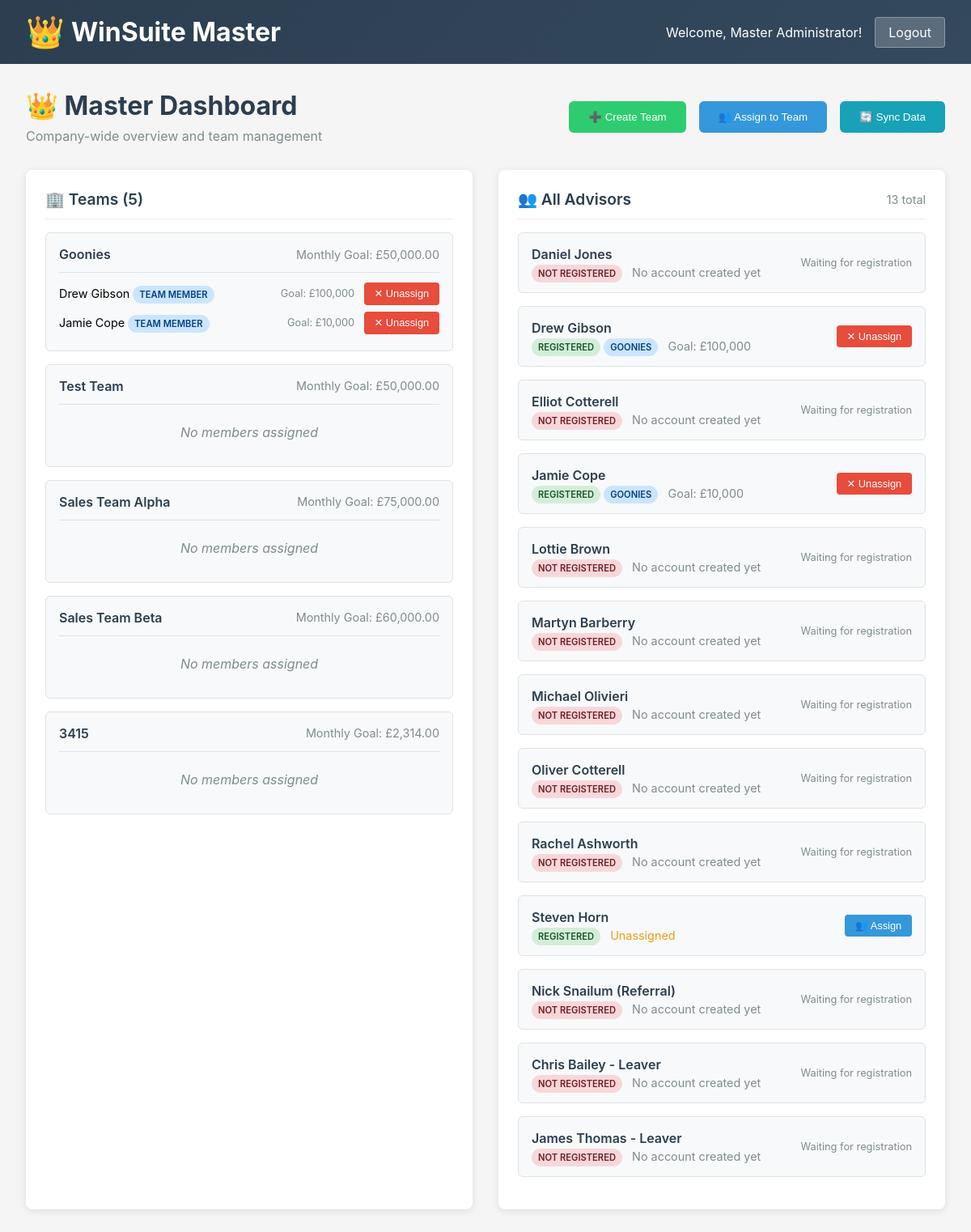
The page /master (signed in) on the database its author committed.
### app.py (models this page shows)
class Team(db.Model):
    __tablename__ = 'teams'
    id = db.Column(db.Integer, primary_key=True)
    name = db.Column(db.String(100), nullable=False)
    monthly_goal = db.Column(db.Float, default=0.0)
    created_by = db.Column(db.Integer, db.ForeignKey('advisors.id'), nullable=False)
    created_at = db.Column(db.DateTime, default=datetime.utcnow)
    creator = db.relationship('Advisor', foreign_keys=[created_by], post_update=True)

class Advisor(db.Model):
    __tablename__ = 'advisors'
    id = db.Column(db.Integer, primary_key=True)
    full_name = db.Column(db.String(100), nullable=False)
    username = db.Column(db.String(50), unique=True, nullable=False)
    email = db.Column(db.String(100), unique=True, nullable=False)
    password_hash = db.Column(db.String(255), nullable=False)
    is_master = db.Column(db.Boolean, default=False)
    team_id = db.Column(db.Integer, db.ForeignKey('teams.id'), nullable=True)
    yearly_goal = db.Column(db.Float, default=0.0)
    created_at = db.Column(db.DateTime, default=datetime.utcnow)
    team = db.relationship('Team', foreign_keys=[team_id], backref='members')
    submissions = db.relationship('Submission', backref='advisor')
    paid_cases = db.relationship('PaidCase', backref='advisor')

### app.py (the view)
@app.route('/master')
@master_required
def master_dashboard():
    user = db.session.get(Advisor, session['user_id'])
    if not user:
        session.clear()
        return redirect(url_for('login'))
    teams = Team.query.all()
    advisors = Advisor.query.filter_by(is_master=False).all()
    all_advisor_names = get_available_advisors()
    recent_syncs = SyncLog.query.order_by(SyncLog.sync_time.desc()).limit(10).all()
    return render_template('master.html',
                         user=user,
                         teams=teams,
                         advisors=advisors,
                         all_advisor_names=all_advisor_names,
                         recent_syncs=recent_syncs)

### app.py (called while the page is built)
@app.after_request
def add_no_cache_headers(resp):
    if request.path.startswith('/api/'):
        resp.headers['Cache-Control'] = 'no-store, no-cache, must-revalidate, max-age=0'
        resp.headers['Pragma'] = 'no-cache'
        resp.headers['Expires'] = '0'
    return resp

def master_required(f):
    @wraps(f)
    def decorated_function(*args, **kwargs):
        if 'user_id' not in session:
            return redirect(url_for('login'))
        user = db.session.get(Advisor, session['user_id'])
        if not user:
            session.clear()
            return redirect(url_for('login'))
        if not user.is_master:
            return jsonify({'error': 'Master access required'}), 403
        return f(*args, **kwargs)
    return decorated_function

def get_available_advisors():
    return [
        'Daniel Jones', 'Drew Gibson', 'Elliot Cotterell',
        'Jamie Cope', 'Lottie Brown', 'Martyn Barberry', 'Michael Olivieri',
        'Oliver Cotterell', 'Rachel Ashworth', 'Steven Horn', 'Nick Snailum (Referral)',
        'Chris Bailey - Leaver', 'James Thomas - Leaver'
    ]

### templates/master.html (shortened to what this page needs)
<!DOCTYPE html>
<html lang="en">
<head>
</head>
<body>
    <div class="header">
        <h1>WinSuite Master</h1>
        <div class="user-info">
            <span>Welcome, Master Administrator!</span>
            <a href="/logout" class="logout-btn">Logout</a>
        </div>
    </div>
    <div class="main-content">
        <div class="dashboard-header">
            <div>
                <h2 class="dashboard-title">👑 Master Dashboard</h2>
                <p style="color: #7f8c8d; margin-top: 0.5rem;">Company-wide overview and team management</p>
            </div>
            <div class="action-buttons">
                <button class="action-btn btn-primary" onclick="openCreateTeamModal()">
                    ➕ Create Team
                </button>
                <button class="action-btn btn-secondary" onclick="openAssignModal()">
                    👥 Assign to Team
                </button>
                <button class="action-btn btn-info" onclick="syncData()">
                    🔄 Sync Data
                </button>
            </div>
        </div>
        <div class="content-grid">
            <div class="section-card">
                <div class="section-header">
                    <h3 class="section-title">🏢 Teams ({{ teams|length }})</h3>
                </div>
                {% for team in teams %}
                <div class="team-card">
                    <div class="team-header">
                        <span class="team-name">{{ team.name }}</span>
                        <span style="color: #7f8c8d; font-size: 0.9rem;">
                            Monthly Goal: £{{ "{:,.2f}".format(team.monthly_goal) }}
                        </span>
                    </div>
                    <div class="team-members">
                        {% for member in team.members %}
                        <div class="member-item">
                            <span>
                                {{ member.full_name }}
                                <span class="status-badge status-assigned">Team Member</span>
                            </span>
                            <div>
                                <span style="color: #7f8c8d; font-size: 0.8rem; margin-right: 0.5rem;">
                                    Goal: £{{ "{:,.0f}".format(member.yearly_goal) }}
                                </span>
                                <button class="btn-sm btn-unassign" onclick="unassignFromTeam({{ member.id }}, '{{ member.full_name }}')">
                                    ✕ Unassign
                                </button>
                            </div>
                        </div>
                        {% endfor %}
                        {% if team.members|length == 0 %}
                        <div style="color: #7f8c8d; font-style: italic; text-align: center; padding: 1rem;">
                            No members assigned
                        </div>
                        {% endif %}
                    </div>
                </div>
                {% endfor %}
            </div>
            <div class="section-card">
                <div class="section-header">
                    <h3 class="section-title">👥 All Advisors</h3>
                    <span style="color: #7f8c8d; font-size: 0.9rem;">
                        {{ all_advisor_names|length }} total
                    </span>
                </div>
                {% for advisor_name in all_advisor_names %}
                {% set registered_advisor = advisors|selectattr('full_name', 'equalto', advisor_name)|first %}
                <div class="advisor-card">
                    <div class="advisor-info">
                        <div class="advisor-name">{{ advisor_name }}</div>
                        <div class="advisor-details">
                            {% if registered_advisor %}
                                <span class="status-badge status-registered">Registered</span>
                                {% if registered_advisor.team %}
                                    <span class="status-badge status-assigned">{{ registered_advisor.team.name }}</span>
                                    <span style="margin-left: 0.5rem; color: #7f8c8d;">
                                        Goal: £{{ "{:,.0f}".format(registered_advisor.yearly_goal) }}
                                    </span>
                                {% else %}
                                    <span style="color: #f39c12; margin-left: 0.5rem;">Unassigned</span>
                                {% endif %}
                            {% else %}
                                <span class="status-badge status-unregistered">Not Registered</span>
                                <span style="color: #7f8c8d; margin-left: 0.5rem;">
                                    No account created yet
                                </span>
                            {% endif %}
                        </div>
                    </div>
                    <div class="advisor-actions">
                        {% if registered_advisor %}
                            {% if not registered_advisor.team %}
                                <button class="btn-sm btn-assign" onclick="quickAssign({{ registered_advisor.id }}, '{{ registered_advisor.full_name }}')">
                                    👥 Assign
                                </button>
                            {% else %}
                                <button class="btn-sm btn-unassign" onclick="unassignFromTeam({{ registered_advisor.id }}, '{{ registered_advisor.full_name }}')">
                                    ✕ Unassign
                                </button>
                            {% endif %}
                        {% else %}
                            <span style="color: #7f8c8d; font-size: 0.8rem;">
                                Waiting for registration
                            </span>
                        {% endif %}
                    </div>
                </div>
                {% endfor %}
            </div>
        </div>
    </div>
</body>
</html>

### templates/master.html (style rules this page uses)
* { margin: 0; padding: 0; box-sizing: border-box; }
body { font-family: -apple-system, BlinkMacSystemFont, 'Segoe UI', Roboto, sans-serif; background-color: #f5f5f5; }
.header { background: linear-gradient(135deg, #2c3e50, #34495e); color: white; padding: 1rem 2rem; display: flex; justify-content: space-between; align-items: center; }
.header h1 { display: flex; align-items: center; gap: 0.5rem; }
.header h1::before { content: "👑"; font-size: 1.2em; }
.user-info { display: flex; align-items: center; gap: 1rem; }
.logout-btn { background: rgba(255, 255, 255, 0.2); color: white; border: 1px solid rgba(255, 255, 255, 0.3); padding: 0.5rem 1rem; border-radius: 4px; text-decoration: none; transition: background-color 0.3s; }
.main-content { padding: 2rem; max-width: 1400px; margin: 0 auto; }
.dashboard-header { margin-bottom: 2rem; display: flex; justify-content: space-between; align-items: center; }
.dashboard-title { font-size: 2rem; color: #2c3e50; display: flex; align-items: center; gap: 0.5rem; }
.action-buttons { display: flex; gap: 1rem; }
.action-btn { padding: 0.75rem 1.5rem; border: none; border-radius: 6px; font-weight: 500; cursor: pointer; transition: all 0.3s; display: flex; align-items: center; gap: 0.5rem; }
.btn-primary { background: #2ecc71; color: white; }
.btn-secondary { background: #3498db; color: white; }
.btn-info { background: #17a2b8; color: white; }
.content-grid { display: grid; grid-template-columns: 1fr 1fr; gap: 2rem; margin-bottom: 2rem; }
.section-card { background: white; border-radius: 8px; padding: 1.5rem; box-shadow: 0 2px 10px rgba(0, 0, 0, 0.1); }
.section-header { display: flex; justify-content: space-between; align-items: center; margin-bottom: 1rem; padding-bottom: 0.75rem; border-bottom: 1px solid #eee; }
.section-title { font-size: 1.2rem; color: #2c3e50; font-weight: 600; }
.advisor-card { background: #f8f9fa; border: 1px solid #dee2e6; border-radius: 6px; padding: 1rem; margin-bottom: 1rem; display: flex; justify-content: space-between; align-items: center; }
.advisor-info { flex: 1; }
.advisor-name { font-weight: 600; color: #2c3e50; margin-bottom: 0.25rem; }
.advisor-details { color: #7f8c8d; font-size: 0.9rem; }
.advisor-actions { display: flex; gap: 0.5rem; }
.btn-sm { padding: 0.4rem 0.8rem; border: none; border-radius: 4px; cursor: pointer; font-size: 0.8rem; font-weight: 500; transition: all 0.3s; }
.btn-assign { background: #3498db; color: white; }
.btn-unassign { background: #e74c3c; color: white; }
.status-badge { padding: 0.25rem 0.5rem; border-radius: 12px; font-size: 0.7rem; font-weight: 600; text-transform: uppercase; }
.status-registered { background: #d4edda; color: #155724; }
.status-unregistered { background: #f8d7da; color: #721c24; }
.status-assigned { background: #cce5ff; color: #004085; }
.team-card { background: #f8f9fa; border: 1px solid #dee2e6; border-radius: 6px; padding: 1rem; margin-bottom: 1rem; }
.team-header { display: flex; justify-content: space-between; align-items: center; margin-bottom: 0.75rem; }
.team-name { font-weight: 600; color: #2c3e50; }
.team-members { margin-top: 0.5rem; padding-top: 0.5rem; border-top: 1px solid #dee2e6; }
.member-item { display: flex; justify-content: space-between; align-items: center; padding: 0.25rem 0; font-size: 0.9rem; }

### rows shown on the page
Team: name "Goonies", monthly_goal "50,000.00", team.name "GOONIES" "GOONIES"
Advisor: full_name "Drew Gibson", yearly_goal "100,000", yearly_goal "100,000"
Advisor: full_name "Jamie Cope", yearly_goal "10,000", yearly_goal "10,000"
Team: name "Test Team", monthly_goal "50,000.00", shows "No members assigned"
Team: name "Sales Team Alpha", monthly_goal "75,000.00", shows "No members assigned"
Team: name "Sales Team Beta", monthly_goal "60,000.00", shows "No members assigned"
Team: name "3415", monthly_goal "2,314.00", shows "No members assigned"

### other values the page prints
{{ teams|length }} "5"
{{ all_advisor_names|length }} "13"
{{ advisor_name }} "Daniel Jones" "Drew Gibson" "Elliot Cotterell" "Jamie Cope" "Lottie Brown" "Martyn Barberry" "Michael Olivieri" "Oliver Cotterell" "Rachel Ashworth" "Steven Horn" "Nick Snailum (Referral)" "Chris Bailey - Leaver" "James Thomas - Leaver"
